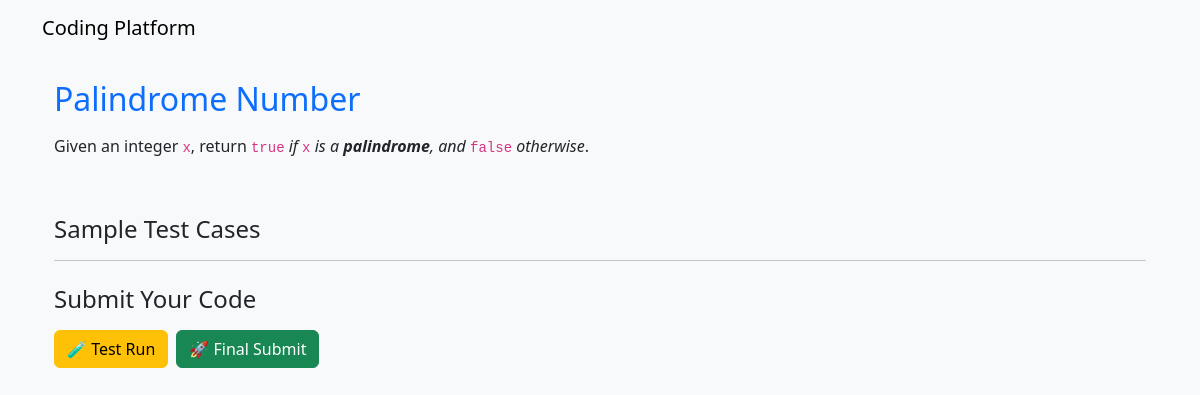
/challenges/3/ (signed in), run on the app's committed database.
### challenges/models.py (models this page shows, shortened)
class Challenge(models.Model):
    title = models.CharField(max_length=255)
    description = RichTextField()
    time_limit = models.FloatField()
    contest = models.ForeignKey('contests.Contest', on_delete=models.CASCADE, default=1)
    created_by = models.ForeignKey(
        settings.AUTH_USER_MODEL,
        on_delete=models.CASCADE,
        related_name='challenges_created'
    )
    created_at = models.DateTimeField(auto_now_add=True)

### challenges/views.py (the view)
# urls.py: path('<int:challenge_id>/', views.challenge_detail, name='challenge_detail'),
@permission_classes([IsAuthenticated])
@login_required
def challenge_detail(request, challenge_id):
    challenge = get_object_or_404(Challenge, id=challenge_id)
    previous_submission = None
    if request.user.is_authenticated:
        previous_submission = Submission.objects.filter(
            user=request.user,
            challenge=challenge
        ).order_by('-submission_time').first()  # latest submission
    context = {
        'challenge': challenge,
        'previous_submission': previous_submission,
    }
    return render(request, 'challenges/challenge_detail.html', context)

### challenges/templates/challenges/challenge_detail.html (shortened to what this page needs)
{% extends 'base.html' %}
{% block content %}
<div class="container mt-4">
  <h2 class="text-primary">{{ challenge.title }}</h2>
  <p>{{ challenge.description|safe }}</p>
  <h4>Sample Test Cases</h4>
  <hr>
  <h4 class="mt-4">Submit Your Code</h4>
  <div class="d-flex gap-2">
    <button type="button" class="btn btn-warning" onclick="submitCode('test')">🧪 Test Run</button>
    <button type="button" class="btn btn-success" onclick="submitCode('final')">🚀 Final Submit</button>
  </div>
</div>
<link rel="stylesheet" href="https://cdnjs.cloudflare.com/ajax/libs/codemirror/5.65.13/codemirror.min.css">
{% endblock %}

### data on the page
Challenge: title "Palindrome Number", description "Given an integer x , return true if x is a palindrome , and false otherwise ."
